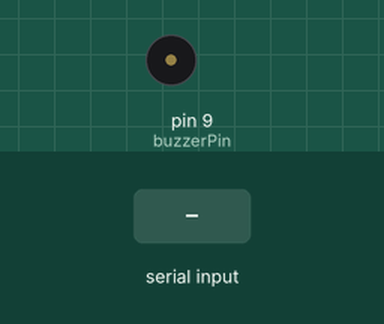
Recording of a sketch running on a simulated Arduino Uno, built with avr-gcc and run on an emulated ATmega328P. On the bench: buzzer (waves = sounding, pin HIGH). The inputs (shaded band) are chosen by the test bench.

Above: at 1.2 s.
1.3 s: "1" received over Serial
At 2.1 s:
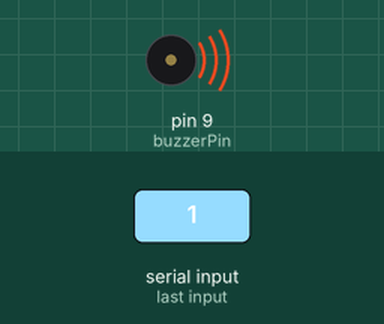
2.8 s: "0" received over Serial
At 3.3 s:
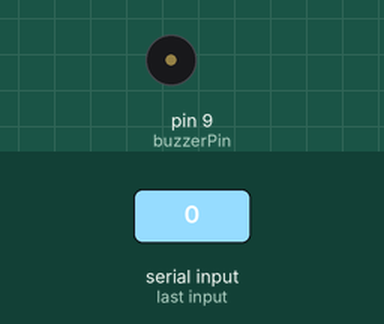
Timing chart, 0 to 5.8 s (numbered marks = the images above; inputs shaded):
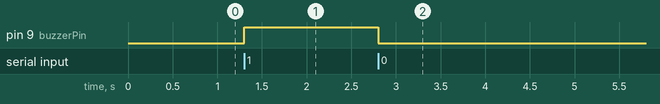

The sketch:

sketch_apr1a.ino
```cpp
const int buzzerPin = 9;  // Connect buzzer to pin 9

void setup() {
  pinMode(buzzerPin, OUTPUT);
  Serial.begin(9600);     // Start serial communication at 9600 baud
  digitalWrite(buzzerPin, LOW);  // Ensure buzzer is off at startup
}

void loop() {
  if (Serial.available() > 0) {
    char command = Serial.read();

    if (command == '1') {
      // Turn on buzzer
      //tone(buzzerPin, 2000);  // 2000 Hz tone
      digitalWrite(buzzerPin, HIGH);
    }
    else if (command == '0') {
      // Turn off buzzer
      //noTone(buzzerPin);
      digitalWrite(buzzerPin, LOW);
    }
  }
}
```

Measured:
- after the input at 1.3 s, pin 9 (buzzerPin): LOW → HIGH at once
- after the input at 2.8 s, pin 9 (buzzerPin): HIGH → LOW at once
